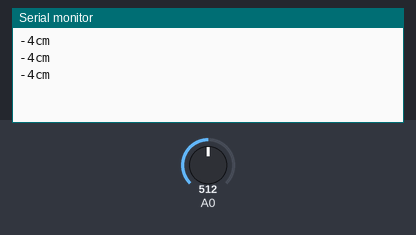
The sketch below on a simulated Arduino Uno, built with avr-gcc and run on an emulated ATmega328P. Parts: the last lines printed to the serial monitor. Inputs (shaded band) come from the test bench; at power-on: A0 = 512.

Above: at 1.2 s.
1.3 s: A0 set to 716
At 2.0 s:
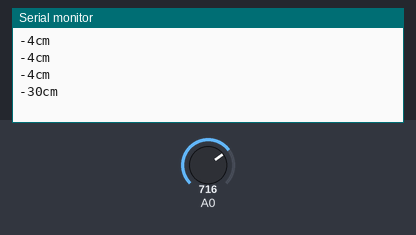
2.8 s: A0 set to 900
At 3.5 s:
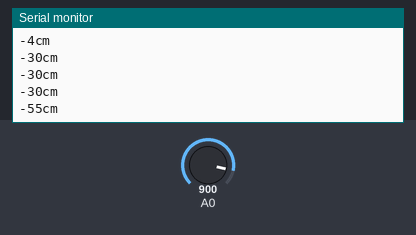
Timing chart, 0 to 5.8 s (numbered marks = the images above; inputs shaded):
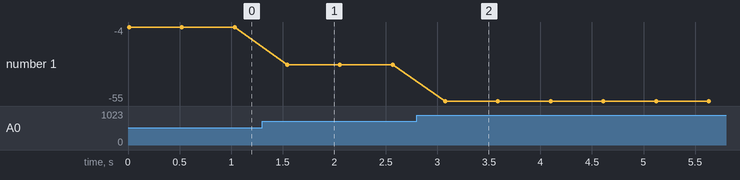

Measured:
- after the input at 1.3 s, the serial monitor: prints a new line after 0.24 s (image 1)
- after the input at 2.8 s, the serial monitor: prints a new line after 0.28 s (image 2)
- plotted number 1: -4 → -30 after the input at 1.3 s, -30 → -55 after the input at 2.8 s

The sketch:

distance.ino
```cpp
void setup() {
     Serial.begin(9600) ;          // 9600bpsでシリアル通信のポートを開きます
 }
void loop() {
     int ans ;

     ans = IDMread(0)  ;           // アナログピン０番のセンサー値を読込む
     ans = map(ans,0,1023,0,500) ; // 読込んだ値から電圧値に変換する(0-5V)
     ans = map(ans,50,220,50,4) ;  // 電圧値から距離に変換する(0.5-2.2V -> 50-4cm)
     Serial.print(ans) ;           // シリアルモニターに表示させる
     Serial.println("cm") ;
     delay(500) ;                  // 500ms後に繰り返す
 }
// 赤外線測距モジュールから読み込む処理
int IDMread(int PinNo) {
     long ans ;
     int i ;

     ans = 0 ;
     for (i=0 ; i < 100 ; i++) {
          ans  = ans + analogRead(PinNo) ;   // 指定のアナログピンから読取ります
     }
     return ans/100 ;                        // 100回の平均値を返します
}
```
